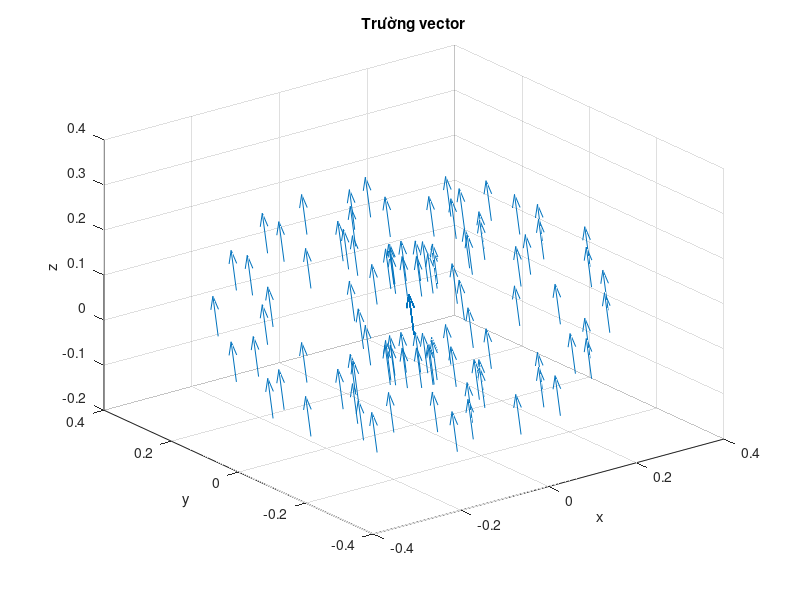

MATLAB code to generate this figure:
figure('Name', 'Bài tập 7b', 'NumberTitle', 'off')

[X, Y, Z] = sphere(10);
[x, y, z] = surfnorm(X, Y, Z);
u = 1 + (x - x);
v = 2 + (y - y);
w = 3 + (z - z);
quiver3(x, y, z, u, v, w)

xlabel('x')
ylabel('y')
zlabel('z')
title('Trường vector')